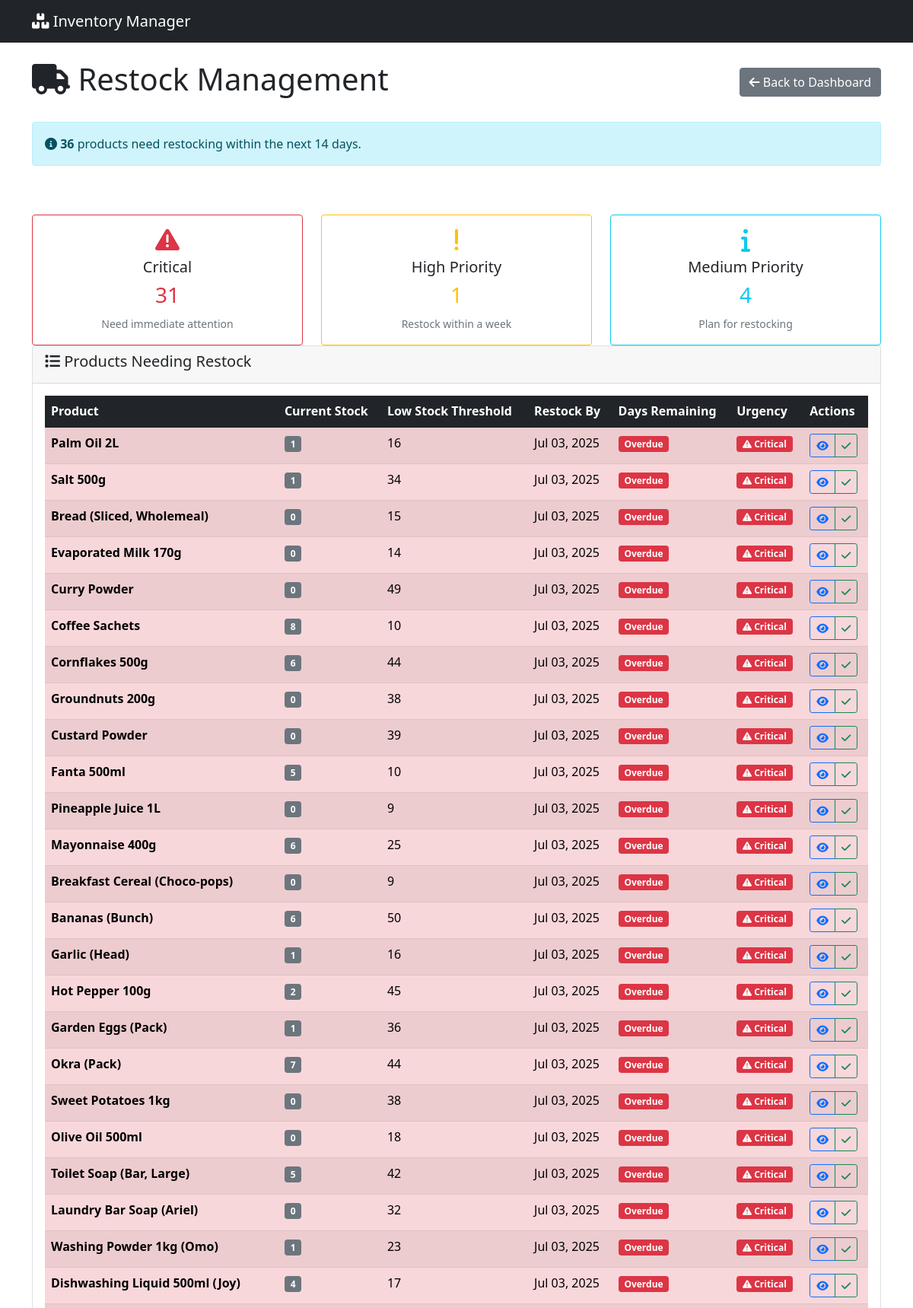
/restock/ (upper part), run on an earlier commit of the app's database.
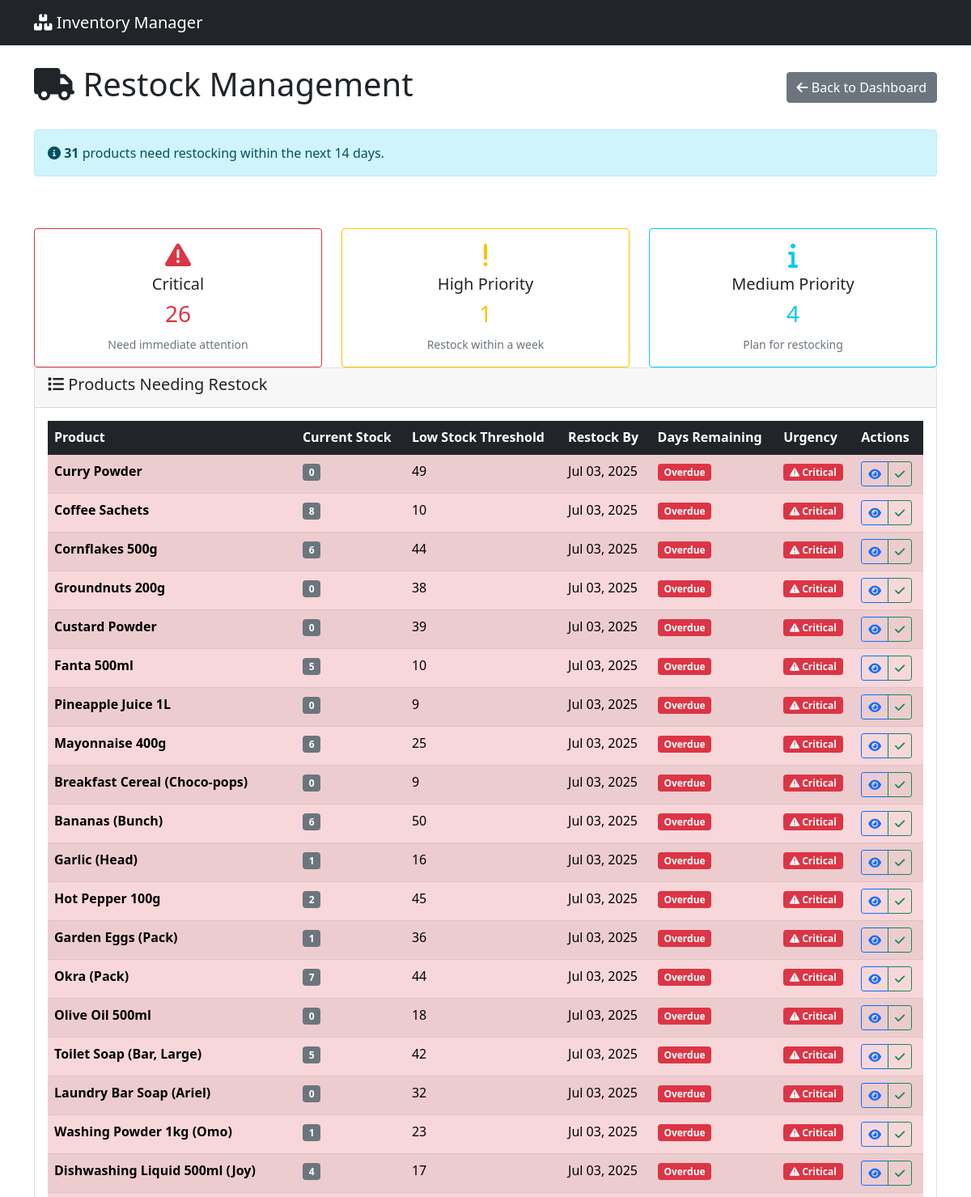
And on a later commit of the database.
### inventory/models.py (models this page shows, shortened)
class Product(models.Model):
    name = models.CharField(max_length=200)
    sku = models.CharField(max_length=50, unique=True, blank=True)
    current_stock = models.PositiveIntegerField(default=0)
    low_stock_threshold = models.PositiveIntegerField(default=10)
    created_at = models.DateTimeField(auto_now_add=True)
    updated_at = models.DateTimeField(auto_now=True)
    def get_daily_sales_average(self, days=30):
        end_date = timezone.now().date()
        start_date = end_date - timedelta(days=days)
        sales = Sale.objects.filter(
            product=self,
            date__range=[start_date, end_date]
        ).aggregate(total=models.Sum('quantity'))
        total_sold = sales['total'] or 0
        return total_sold / days if days > 0 else 0
    def predict_stockout_date(self):
        daily_avg = self.get_daily_sales_average()
        if daily_avg <= 0:
            return None
        days_until_stockout = self.current_stock / daily_avg
        return timezone.now().date() + timedelta(days=int(days_until_stockout))
    def get_restock_recommendation(self, lead_time_days=7):
        stockout_date = self.predict_stockout_date()
        if not stockout_date:
            return None
        restock_date = stockout_date - timedelta(days=lead_time_days)
        return max(restock_date, timezone.now().date())

### inventory/views.py (the view)
# urls.py: path('restock/', views.restock_view, name='restock'),
def restock_view(request):
    products_needing_restock = []
    for product in Product.objects.all():
        restock_date = product.get_restock_recommendation()
        if restock_date and restock_date <= timezone.now().date() + timedelta(days=14):
            products_needing_restock.append({
                'product': product,
                'restock_date': restock_date,
                'days_until_restock': (restock_date - timezone.now().date()).days,
                'urgency': 'critical' if restock_date <= timezone.now().date() + timedelta(days=3) else
                          'high' if restock_date <= timezone.now().date() + timedelta(days=7) else 'medium'
            })
    products_needing_restock.sort(key=lambda x: (x['urgency'] == 'medium', x['urgency'] == 'high', x['days_until_restock']))
    high_urgency_count = sum(1 for p in products_needing_restock if p['urgency'] == 'high')
    medium_urgency_count = sum(1 for p in products_needing_restock if p['urgency'] == 'medium')
    critical_urgency_count = sum(1 for p in products_needing_restock if p['urgency'] == 'critical')
    context = {
        'products_needing_restock': products_needing_restock,
        'total_products_needing_restock': len(products_needing_restock),
        'high_urgency_count': high_urgency_count,
        'medium_urgency_count': medium_urgency_count,
        'low_urgency_count': len(products_needing_restock) - high_urgency_count - medium_urgency_count,
        'critical_urgency_count': critical_urgency_count,
    }
    return render(request, 'inventory/restock.html', context)

### inventory/templates/inventory/restock.html (shortened to what the changed rows need)
{% extends 'inventory/base.html' %}
{% block content %}
<div class="row">
    <div class="col-md-12">
        <div class="d-flex justify-content-between align-items-center mb-4">
            <h1><i class="fas fa-truck"></i> Restock Management</h1>
        </div>
    </div>
</div>
<div class="row mb-4">
    <div class="col-md-12">
        <div class="alert alert-info">
            <i class="fas fa-info-circle"></i>
            <strong>{{ total_products_needing_restock }}</strong> products need restocking within the next 14 days.
        </div>
    </div>
</div>
<div class="row">
    <div class="col-md-12">
        {% if products_needing_restock %}
            <div class="row mt-4">
                <div class="col-md-4">
                    <div class="card border-danger">
                        <div class="card-body text-center">
                            <i class="fas fa-exclamation-triangle fa-2x text-danger mb-2"></i>
                            <h5 class="card-title">Critical</h5>
                            <h3 class="text-danger">
                                {{ critical_urgency_count }}
                            </h3>
                            <small class="text-muted">Need immediate attention</small>
                        </div>
                    </div>
                </div>
                <div class="col-md-4">
                    <div class="card border-warning">
                        <div class="card-body text-center">
                            <i class="fas fa-exclamation fa-2x text-warning mb-2"></i>
                            <h5 class="card-title">High Priority</h5>
                            <h3 class="text-warning">
                                {{high_urgency_count}}
                            </h3>
                            <small class="text-muted">Restock within a week</small>
                        </div>
                    </div>
                </div>
                <div class="col-md-4">
                    <div class="card border-info">
                        <div class="card-body text-center">
                            <i class="fas fa-info fa-2x text-info mb-2"></i>
                            <h5 class="card-title">Medium Priority</h5>
                            <h3 class="text-info">
                                {{ medium_urgency_count }}
                            </h3>
                            <small class="text-muted">Plan for restocking</small>
                        </div>
                    </div>
                </div>
            </div>
            <div class="card">
                <div class="card-header">
                    <h5><i class="fas fa-list"></i> Products Needing Restock</h5>
                </div>
                <div class="card-body">
                    <div class="table-responsive">
                        <table class="table table-striped table-hover">
                            <thead class="table-dark">
                                <tr>
                                    <th>Product</th>
                                    <th>Current Stock</th>
                                    <th>Low Stock Threshold</th>
                                    <th>Restock By</th>
                                    <th>Days Remaining</th>
                                    <th>Urgency</th>
                                    <th>Actions</th>
                                </tr>
                            </thead>
                            <tbody>
                                {% for item in products_needing_restock %}
                                <tr class="
                                    {% if item.urgency == 'critical' %}table-danger
                                    {% elif item.urgency == 'high' %}table-warning
                                    {% else %}table-light{% endif %}">
                                    <td>
                                        <strong>{{ item.product.name }}</strong>
                                    </td>
                                    <td>
                                        <span class="badge bg-secondary">{{ item.product.current_stock }}</span>
                                    </td>
                                    <td>{{ item.product.low_stock_threshold }}</td>
                                    <td>{{ item.restock_date|date:"M d, Y" }}</td>
                                    <td>
                                        {% if item.days_until_restock <= 0 %}
                                            <span class="badge bg-danger">Overdue</span>
                                        {% elif item.days_until_restock <= 3 %}
                                            <span class="badge bg-danger">{{ item.days_until_restock }} days</span>
                                        {% elif item.days_until_restock <= 7 %}
                                            <span class="badge bg-warning">{{ item.days_until_restock }} days</span>
                                        {% else %}
                                            <span class="badge bg-info">{{ item.days_until_restock }} days</span>
                                        {% endif %}
                                    </td>
                                    <td>
                                        {% if item.urgency == 'critical' %}
                                            <span class="badge bg-danger">
                                                <i class="fas fa-exclamation-triangle"></i> Critical
                                            </span>
                                        {% elif item.urgency == 'high' %}
                                            <span class="badge bg-warning">
                                                <i class="fas fa-exclamation"></i> High
                                            </span>
                                        {% else %}
                                            <span class="badge bg-info">
                                                <i class="fas fa-info"></i> Medium
                                            </span>
                                        {% endif %}
                                    </td>
                                    <td>
                                        <div class="btn-group btn-group-sm" role="group">
                                            <a href="{% url 'product_detail' item.product.pk %}"
                                               class="btn btn-outline-primary" title="View Details">
                                                <i class="fas fa-eye"></i>
                                            </a>
                                            <button type="button" class="btn btn-outline-success"
                                                    title="Mark as Restocked"
                                                    onclick="markRestocked({{ item.product.pk }})">
                                                <i class="fas fa-check"></i>
                                            </button>
                                        </div>
                                    </td>
                                </tr>
                                {% endfor %}
                            </tbody>
                        </table>
                    </div>
                </div>
            </div>
        {% endif %}
    </div>
</div>
{% endblock %}

What changed in the data, as far as the page shows it:
no longer on this page (row edited): Product: product.name "Palm Oil 2L", product.current_stock "1", product.low_stock_threshold "16", restock_date "Jul 03, 2025", shows "Overdue", shows "Critical"
no longer on this page (row edited): Product: product.name "Salt 500g", product.current_stock "1", product.low_stock_threshold "34", restock_date "Jul 03, 2025", shows "Overdue", shows "Critical"
no longer on this page (row edited): Product: product.name "Bread (Sliced, Wholemeal)", product.current_stock "0", product.low_stock_threshold "15", restock_date "Jul 03, 2025", shows "Overdue", shows "Critical"
no longer on this page (row edited): Product: product.name "Evaporated Milk 170g", product.current_stock "0", product.low_stock_threshold "14", restock_date "Jul 03, 2025", shows "Overdue", shows "Critical"
no longer on this page (row edited): Product: product.name "Sweet Potatoes 1kg", product.current_stock "0", product.low_stock_threshold "38", restock_date "Jul 03, 2025", shows "Overdue", shows "Critical"
Also different on the page:
{{ total_products_needing_restock }}: "36" → "31"
{{ critical_urgency_count }}: "31" → "26"
